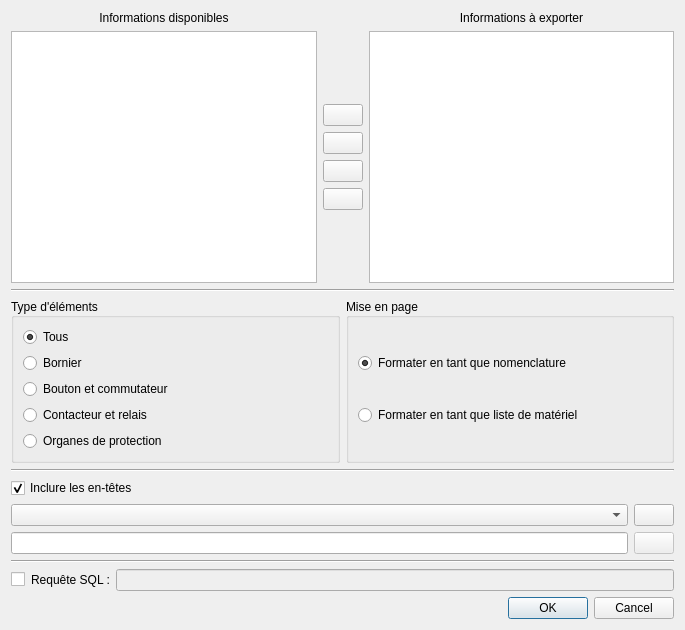
<?xml version="1.0" encoding="UTF-8"?>
<ui version="4.0">
 <class>BOMExportDialog</class>
 <widget class="QDialog" name="BOMExportDialog">
  <property name="geometry">
   <rect>
    <x>0</x>
    <y>0</y>
    <width>685</width>
    <height>630</height>
   </rect>
  </property>
  <property name="windowTitle">
   <string>Export liste de matériel.</string>
  </property>
  <layout class="QVBoxLayout" name="verticalLayout">
   <property name="sizeConstraint">
    <enum>QLayout::SetDefaultConstraint</enum>
   </property>
   <item>
    <widget class="QWidget" name="m_info_widget" native="true">
     <layout class="QGridLayout" name="gridLayout">
      <property name="leftMargin">
       <number>0</number>
      </property>
      <property name="topMargin">
       <number>0</number>
      </property>
      <property name="rightMargin">
       <number>0</number>
      </property>
      <property name="bottomMargin">
       <number>0</number>
      </property>
      <item row="0" column="0">
       <widget class="QLabel" name="label_2">
        <property name="text">
         <string>Informations disponibles</string>
        </property>
        <property name="alignment">
         <set>Qt::AlignCenter</set>
        </property>
       </widget>
      </item>
      <item row="0" column="2">
       <widget class="QLabel" name="label">
        <property name="text">
         <string>Informations à exporter</string>
        </property>
        <property name="alignment">
         <set>Qt::AlignCenter</set>
        </property>
        <property name="margin">
         <number>0</number>
        </property>
       </widget>
      </item>
      <item row="1" column="0">
       <widget class="QListWidget" name="m_var_list"/>
      </item>
      <item row="1" column="2">
       <widget class="QListWidget" name="m_choosen_list"/>
      </item>
      <item row="1" column="1">
       <layout class="QVBoxLayout" name="verticalLayout_2" stretch="0,0,0,0,0,0">
        <property name="spacing">
         <number>6</number>
        </property>
        <property name="sizeConstraint">
         <enum>QLayout::SetDefaultConstraint</enum>
        </property>
        <item>
         <spacer name="verticalSpacer">
          <property name="orientation">
           <enum>Qt::Vertical</enum>
          </property>
          <property name="sizeHint" stdset="0">
           <size>
            <width>20</width>
            <height>40</height>
           </size>
          </property>
         </spacer>
        </item>
        <item>
         <widget class="QPushButton" name="m_up_pb">
          <property name="toolTip">
           <string>Monter la sélection</string>
          </property>
          <property name="text">
           <string/>
          </property>
          <property name="icon">
           <iconset resource="../../qelectrotech.qrc">
            <normaloff>:/ico/16x16/go-up.png</normaloff>:/ico/16x16/go-up.png</iconset>
          </property>
          <property name="checkable">
           <bool>false</bool>
          </property>
         </widget>
        </item>
        <item>
         <widget class="QPushButton" name="m_add_pb">
          <property name="toolTip">
           <string>Ajouter la sélection</string>
          </property>
          <property name="text">
           <string/>
          </property>
          <property name="icon">
           <iconset resource="../../qelectrotech.qrc">
            <normaloff>:/ico/16x16/list-add.png</normaloff>:/ico/16x16/list-add.png</iconset>
          </property>
         </widget>
        </item>
        <item>
         <widget class="QPushButton" name="m_remove_pb">
          <property name="toolTip">
           <string>Supprimer la sélection</string>
          </property>
          <property name="text">
           <string/>
          </property>
          <property name="icon">
           <iconset resource="../../qelectrotech.qrc">
            <normaloff>:/ico/16x16/list-remove.png</normaloff>:/ico/16x16/list-remove.png</iconset>
          </property>
         </widget>
        </item>
        <item>
         <widget class="QPushButton" name="m_down_pb">
          <property name="toolTip">
           <string>Descendre la sélection</string>
          </property>
          <property name="text">
           <string/>
          </property>
          <property name="icon">
           <iconset resource="../../qelectrotech.qrc">
            <normaloff>:/ico/16x16/go-down.png</normaloff>:/ico/16x16/go-down.png</iconset>
          </property>
         </widget>
        </item>
        <item>
         <spacer name="verticalSpacer_2">
          <property name="orientation">
           <enum>Qt::Vertical</enum>
          </property>
          <property name="sizeHint" stdset="0">
           <size>
            <width>20</width>
            <height>40</height>
           </size>
          </property>
         </spacer>
        </item>
       </layout>
      </item>
     </layout>
    </widget>
   </item>
   <item>
    <widget class="Line" name="line">
     <property name="orientation">
      <enum>Qt::Horizontal</enum>
     </property>
    </widget>
   </item>
   <item>
    <widget class="QWidget" name="m_parametre_widget" native="true">
     <layout class="QHBoxLayout" name="horizontalLayout_3">
      <property name="leftMargin">
       <number>0</number>
      </property>
      <property name="topMargin">
       <number>0</number>
      </property>
      <property name="rightMargin">
       <number>0</number>
      </property>
      <property name="bottomMargin">
       <number>0</number>
      </property>
      <item>
       <widget class="QGroupBox" name="groupBox_3">
        <property name="title">
         <string>Type d'éléments</string>
        </property>
        <property name="alignment">
         <set>Qt::AlignLeading|Qt::AlignLeft|Qt::AlignVCenter</set>
        </property>
        <layout class="QVBoxLayout" name="verticalLayout_3">
         <item>
          <widget class="QRadioButton" name="m_all_rb">
           <property name="text">
            <string>Tous</string>
           </property>
           <property name="checked">
            <bool>true</bool>
           </property>
          </widget>
         </item>
         <item>
          <widget class="QRadioButton" name="m_terminal_rb">
           <property name="text">
            <string>Bornier</string>
           </property>
           <property name="checked">
            <bool>false</bool>
           </property>
          </widget>
         </item>
         <item>
          <widget class="QRadioButton" name="m_button_rb">
           <property name="text">
            <string>Bouton et commutateur</string>
           </property>
           <property name="checked">
            <bool>false</bool>
           </property>
          </widget>
         </item>
         <item>
          <widget class="QRadioButton" name="m_coil_rb">
           <property name="text">
            <string>Contacteur et relais</string>
           </property>
          </widget>
         </item>
         <item>
          <widget class="QRadioButton" name="m_protection_rb">
           <property name="text">
            <string>Organes de protection</string>
           </property>
          </widget>
         </item>
        </layout>
       </widget>
      </item>
      <item>
       <widget class="QGroupBox" name="groupBox_4">
        <property name="title">
         <string>Mise en page</string>
        </property>
        <property name="alignment">
         <set>Qt::AlignLeading|Qt::AlignLeft|Qt::AlignVCenter</set>
        </property>
        <property name="flat">
         <bool>false</bool>
        </property>
        <property name="checkable">
         <bool>false</bool>
        </property>
        <layout class="QVBoxLayout" name="verticalLayout_4">
         <item>
          <widget class="QRadioButton" name="m_format_as_nomenclature_rb">
           <property name="toolTip">
            <string>Chaque élément portant la même référence sera listé</string>
           </property>
           <property name="text">
            <string>Formater en tant que nomenclature</string>
           </property>
           <property name="checked">
            <bool>true</bool>
           </property>
          </widget>
         </item>
         <item>
          <widget class="QRadioButton" name="m_format_as_bom_rb">
           <property name="toolTip">
            <string>Une même référence utilisé par plusieurs éléments ne sera listé qu'une fois</string>
           </property>
           <property name="text">
            <string>Formater en tant que liste de matériel</string>
           </property>
          </widget>
         </item>
        </layout>
       </widget>
      </item>
     </layout>
    </widget>
   </item>
   <item>
    <widget class="Line" name="line_2">
     <property name="orientation">
      <enum>Qt::Horizontal</enum>
     </property>
    </widget>
   </item>
   <item>
    <widget class="QWidget" name="widget_3" native="true">
     <layout class="QGridLayout" name="gridLayout_3">
      <property name="leftMargin">
       <number>0</number>
      </property>
      <property name="topMargin">
       <number>0</number>
      </property>
      <property name="rightMargin">
       <number>0</number>
      </property>
      <property name="bottomMargin">
       <number>0</number>
      </property>
      <item row="1" column="1">
       <widget class="QPushButton" name="m_load_pb">
        <property name="enabled">
         <bool>true</bool>
        </property>
        <property name="toolTip">
         <string>Ouvrir la configuration sélectionné</string>
        </property>
        <property name="text">
         <string/>
        </property>
        <property name="icon">
         <iconset resource="../../qelectrotech.qrc">
          <normaloff>:/ico/16x16/folder-open.png</normaloff>:/ico/16x16/folder-open.png</iconset>
        </property>
       </widget>
      </item>
      <item row="0" column="0">
       <widget class="QCheckBox" name="m_include_header_cb">
        <property name="enabled">
         <bool>true</bool>
        </property>
        <property name="text">
         <string>Inclure les en-têtes</string>
        </property>
        <property name="checked">
         <bool>true</bool>
        </property>
       </widget>
      </item>
      <item row="1" column="0">
       <widget class="QComboBox" name="m_conf_cb">
        <property name="editable">
         <bool>false</bool>
        </property>
       </widget>
      </item>
      <item row="2" column="0">
       <widget class="QLineEdit" name="m_save_name_le"/>
      </item>
      <item row="2" column="1">
       <widget class="QPushButton" name="m_save_current_conf_pb">
        <property name="enabled">
         <bool>false</bool>
        </property>
        <property name="toolTip">
         <string>Sauvegarder la configuration actuelle</string>
        </property>
        <property name="text">
         <string/>
        </property>
        <property name="icon">
         <iconset resource="../../qelectrotech.qrc">
          <normaloff>:/ico/16x16/document-save.png</normaloff>:/ico/16x16/document-save.png</iconset>
        </property>
        <property name="flat">
         <bool>false</bool>
        </property>
       </widget>
      </item>
     </layout>
    </widget>
   </item>
   <item>
    <widget class="Line" name="line_3">
     <property name="frameShadow">
      <enum>QFrame::Sunken</enum>
     </property>
     <property name="orientation">
      <enum>Qt::Horizontal</enum>
     </property>
    </widget>
   </item>
   <item>
    <layout class="QHBoxLayout" name="horizontalLayout">
     <item>
      <widget class="QCheckBox" name="m_edit_sql_query_cb">
       <property name="toolTip">
        <string>Requête SQL personnalisée</string>
       </property>
       <property name="text">
        <string/>
       </property>
      </widget>
     </item>
     <item>
      <widget class="QLabel" name="label_3">
       <property name="text">
        <string>Requête SQL :</string>
       </property>
      </widget>
     </item>
     <item>
      <widget class="QLineEdit" name="m_sql_query">
       <property name="enabled">
        <bool>false</bool>
       </property>
      </widget>
     </item>
    </layout>
   </item>
   <item>
    <widget class="QDialogButtonBox" name="m_button_box">
     <property name="orientation">
      <enum>Qt::Horizontal</enum>
     </property>
     <property name="standardButtons">
      <set>QDialogButtonBox::Cancel|QDialogButtonBox::Ok</set>
     </property>
    </widget>
   </item>
  </layout>
 </widget>
 <resources>
  <include location="../../qelectrotech.qrc"/>
 </resources>
 <connections>
  <connection>
   <sender>m_button_box</sender>
   <signal>accepted()</signal>
   <receiver>BOMExportDialog</receiver>
   <slot>accept()</slot>
   <hints>
    <hint type="sourcelabel">
     <x>248</x>
     <y>254</y>
    </hint>
    <hint type="destinationlabel">
     <x>157</x>
     <y>274</y>
    </hint>
   </hints>
  </connection>
  <connection>
   <sender>m_button_box</sender>
   <signal>rejected()</signal>
   <receiver>BOMExportDialog</receiver>
   <slot>reject()</slot>
   <hints>
    <hint type="sourcelabel">
     <x>316</x>
     <y>260</y>
    </hint>
    <hint type="destinationlabel">
     <x>286</x>
     <y>274</y>
    </hint>
   </hints>
  </connection>
  <connection>
   <sender>m_var_list</sender>
   <signal>itemDoubleClicked(QListWidgetItem*)</signal>
   <receiver>m_add_pb</receiver>
   <slot>click()</slot>
   <hints>
    <hint type="sourcelabel">
     <x>165</x>
     <y>173</y>
    </hint>
    <hint type="destinationlabel">
     <x>342</x>
     <y>158</y>
    </hint>
   </hints>
  </connection>
  <connection>
   <sender>m_choosen_list</sender>
   <signal>itemDoubleClicked(QListWidgetItem*)</signal>
   <receiver>m_remove_pb</receiver>
   <slot>click()</slot>
   <hints>
    <hint type="sourcelabel">
     <x>519</x>
     <y>173</y>
    </hint>
    <hint type="destinationlabel">
     <x>342</x>
     <y>188</y>
    </hint>
   </hints>
  </connection>
 </connections>
</ui>
